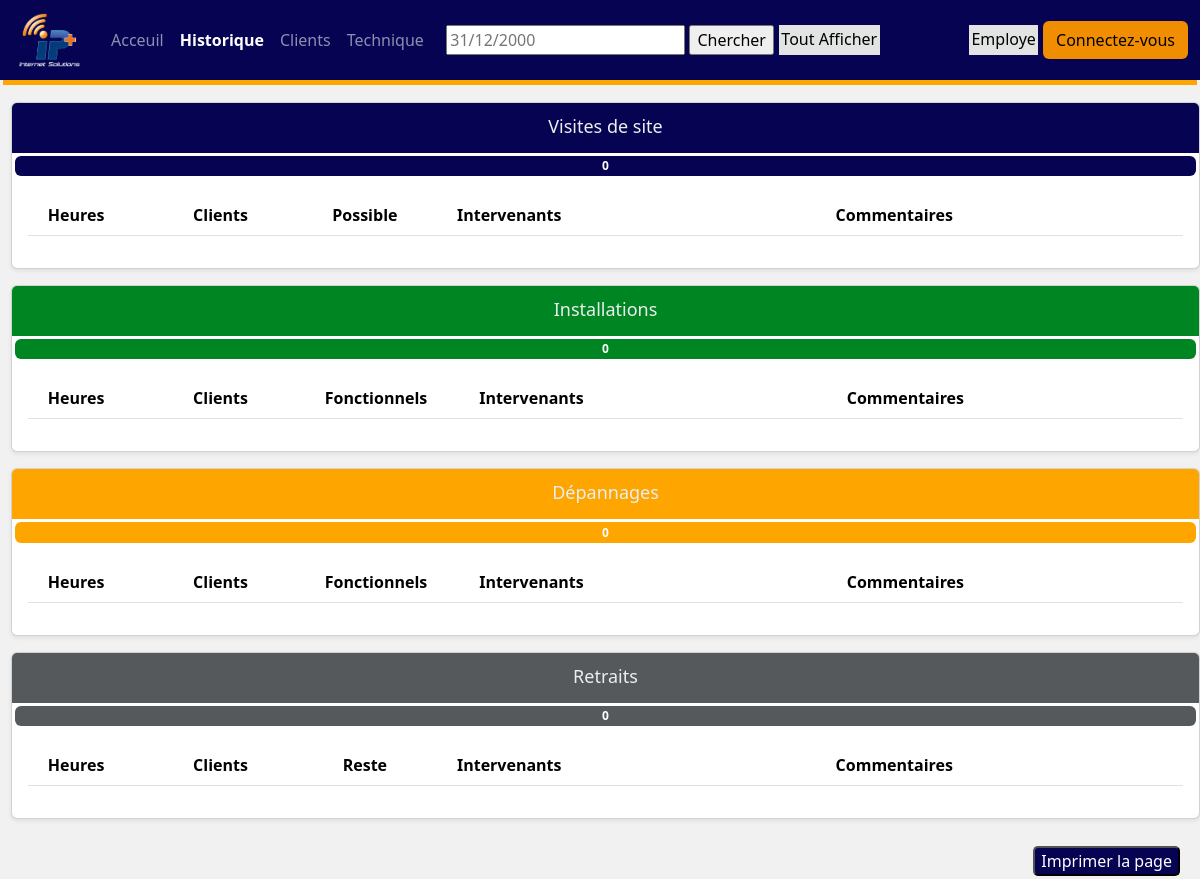
The app's page /historique/, older data.
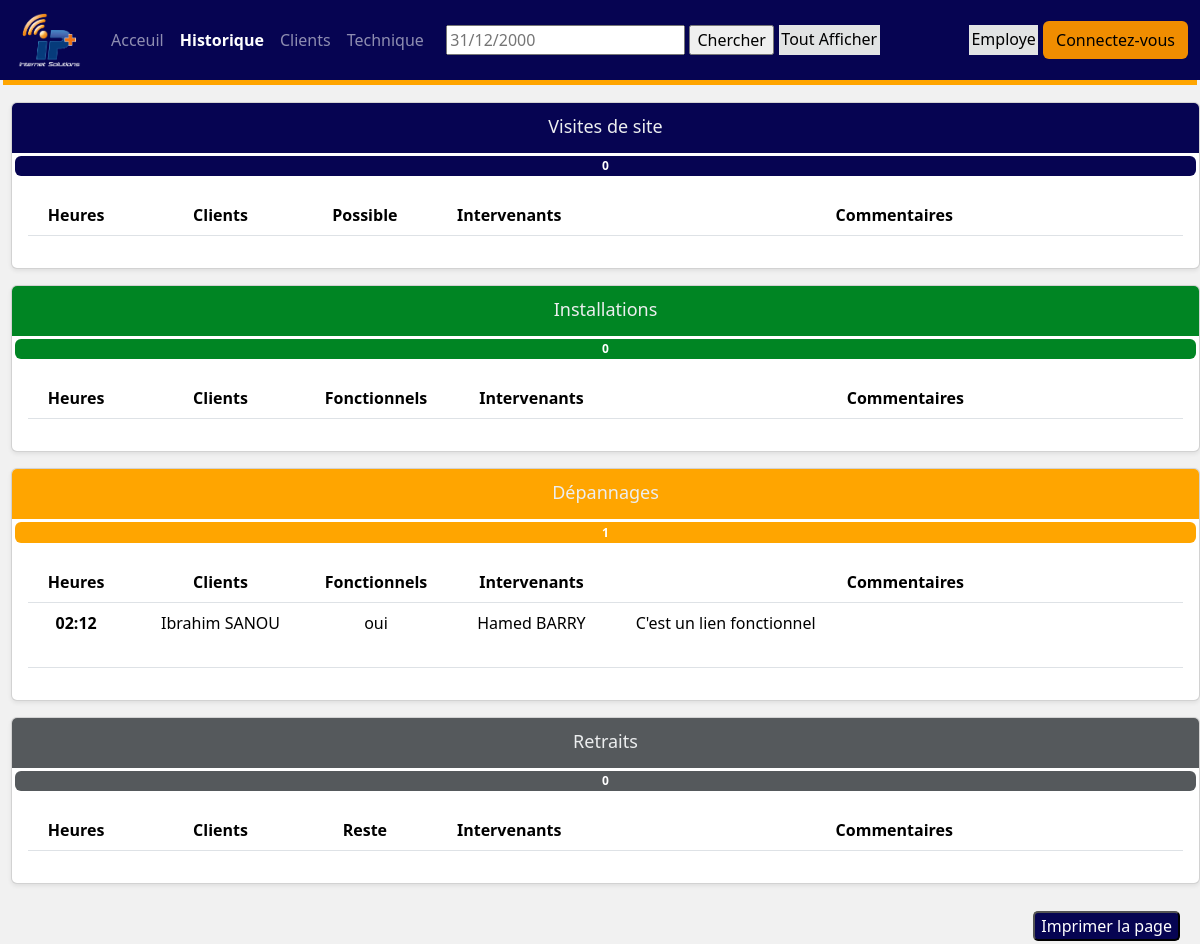
The same page, newer data.
### home/models.py (models this page shows, shortened)
class Depannage(models.Model):
    date = models.DateField(auto_now_add=True)
    heure = models.TimeField(auto_now_add=True)
    client = models.ForeignKey(Client,on_delete=models.CASCADE)
    employe = models.ManyToManyField(Employe)
    etat = models.CharField(max_length=4,choices=choix, default="oui")
    comment = models.TextField(max_length=250)
    caractéristique = models.ImageField(upload_to='caracteristique',blank=True,null=True)
    mat = models.ImageField(upload_to='mat',blank=True,null=True)

class Client(models.Model):
    first_name = models.CharField(max_length=30)
    last_name = models.CharField(max_length=40)
    phone_number = models.IntegerField()
    routeur = models.ForeignKey(Routeur,on_delete=models.CASCADE,null=True)
    antenne = models.ForeignKey(Antenne,on_delete=models.CASCADE,null=True)

class Employe(models.Model):
    choix = [
        ('DG', 'Directeur Générale'),
        ('DAF', 'Directeur Affaire Financière'),
        ('DT', 'Directeur Technique'),
        ('Ingénieur', 'Ingénieur'),
        ('Technicien', 'Technicien'),
        ('Commercial', 'Commercial'),
    ]
    first_name = models.CharField(max_length=30)
    last_name = models.CharField(max_length=40)
    job = models.CharField(max_length=20,choices=choix,default='Technicien')
    phone_number = models.IntegerField()
    leave = models.BooleanField(default=False)
    profil = models.ImageField(upload_to='profil',null=True,blank=True)

### home/views.py (the view)
# urls.py: path('historique/', views.historique, name='historique'),
def historique(request,temps=datetime.now()):
    context={'form':Dateform()}
    if request.method == 'POST':
        form = Dateform(request.POST)
        if form.is_valid():
            form_date = str(request.POST['date'])
            if form_date != "":
                temps = datetime.strptime(str(form_date), '%d/%m/%Y')
                tmp = temps
    else:
        context['form'] = Dateform()
    visite = Visite.objects.filter(date=temps)
    installation = Installation.objects.filter(date=temps)
    depannage = Depannage.objects.filter(date=temps)
    retrait = Retrait.objects.filter(date=temps)
    context.update({
        'visites' : visite,
        'nbr_visite' : len(visite),
        'installations' : installation,
        'nbr_installation' : len(installation),
        'depannages' : depannage,
        'nbr_depannage' : len(depannage),
        'retraits' : retrait,
        'nbr_retrait' : len(retrait),
    })
    return render(request, 'home/historique.html', context)

### home/forms.py
class Dateform(forms.Form):
	date = forms.DateField(label="",input_formats=['%d/%m/%Y'],widget= forms.TextInput(attrs={'placeholder':'31/12/2000'}))

### home/templates/home/historique.html (shortened to what the changed rows need)
{% extends './base.html' %}
{% load static %}
    {% block content %}
        <br>
        <div class="voir">
          <br><br>
          <div>
            <div class="row g-3" style="margin-left: 3px ;">
              <div id="v">
                <div class="card shadow-sm">
                  <div class="card-body">
                    <table class="table table-hover ">
                      <thead>
                        <tr>
                          <th scope="col" class="col-1 centre">Heures</th>
                          <th scope="col" class="col-2 centre">Clients</th>
                          <th scope="col" class="col-1 centre">Possible</th>
                          <th scope="col" class="col-2 centre">Intervenants</th>
                          <th scope="col" class="centre">Commentaires</th>
                        </tr>
                      </thead>
                    </table>
                  </div>
                </div>
              </div>
              <div id="i">
                <div class="card shadow-sm">
                  <div class="card-body">
                    <table class="table table-hover ">
                      <thead>
                        <tr>
                          <th scope="col" class="col-1 centre">Heures</th>
                          <th scope="col" class="col-2 centre">Clients</th>
                          <th scope="col" class="col-1 centre">Fonctionnels</th>
                          <th scope="col" class="col-2 centre">Intervenants</th>
                          <th scope="col" class="centre">Commentaires</th>
                        </tr>
                      </thead>
                    </table>
                  </div>
                </div>
              </div>
              <div id="d">
                <div class="card shadow-sm" >
                  <svg class="bd-placeholder-img card-img-top" width="100%" height="50" xmlns="http://www.w3.org/2000/svg" role="img" aria-label="Placeholder: Thumbnail" preserveAspectRatio="xMidYMid slice" focusable="false"><title>Placeholder</title><rect width="100%" height="100%" fill="orange"/><text x="50%" y="50%" fill="#eceeef" dy=".3em">Dépannages<span class="badge orange">{{nbr_depannage}} </span></text></svg>
                  <div class="card-body">
                    <table class="table table-hover ">
                      <thead>
                        <tr>
                          <th scope="col" class="col-1 centre">Heures</th>
                          <th scope="col" class="col-2 centre">Clients</th>
                          <th scope="col" class="col-1 centre">Fonctionnels</th>
                          <th scope="col" class="col-2 centre">Intervenants</th>
                          <th scope="col" class="centre">Commentaires</th>
                        </tr>
                      </thead>
                      <tbody>
                      {% for depannage in depannages %}
                        <tr>
                          <th class="centre">{{ depannage.heure }}</th>
                          <td class="centre">{{ depannage.client.first_name | title }} {{ depannage.client.last_name |upper}}</td>
                          <td class="centre">{{ depannage.etat }}</td>
                          <td class="centre">
                            {% for employe in depannage.employe.all %}
                                {{ employe.first_name | title  }} {{ employe.last_name |upper}} <br><br>
                            {%  endfor %}
                          </td>
                          <td>{{ depannage.comment }}</td>
                        </tr>
                      {% endfor %}
                      </tbody>
                    </table>
                  </div>
                </div>
              </div>
              <div id="r">
                <div class="card shadow-sm">
                  <div class="card-body">
                    <table class="table table-hover ">
                      <thead>
                        <tr>
                          <th scope="col" class="col-1 centre">Heures</th>
                          <th scope="col" class="col-2 centre">Clients</th>
                          <th scope="col" class="col-1 centre">Reste</th>
                          <th scope="col" class="col-2 centre">Intervenants</th>
                          <th scope="col" class="centre">Commentaires</th>
                        </tr>
                      </thead>
                    </table>
                  </div>
                </div>
              </div>
            </div>
          </div>
        </div>
        {% include './impression.html'%}
    {% endblock %}>

Row changes from the older to the newer data that the page shows:
added Depannage: heure "02:12", client.first_name "Ibrahim", client.last_name "SANOU", etat "oui", comment "C'est un lien fonctionnel"
now on this page (row unchanged): Employe: first_name "Hamed", last_name "BARRY"
Text that changed along with them:
{{ nbr_depannage }}: "0" → "1"
